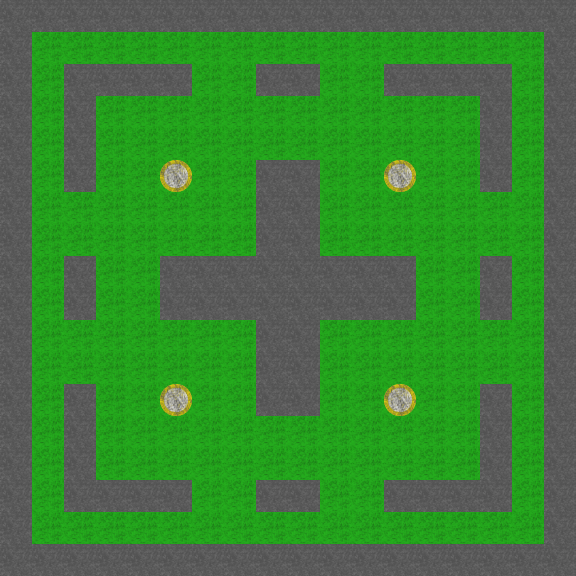

The image is a tile-based game level rendered from a .tmx file. Its description and complete source (layers, tilesets, objects, tile grids) follow:
An orthogonal 18x18 tile map with 32x32 px tiles, 1 tile layer (map).

<map version="1.0" orientation="orthogonal" renderorder="right-down" width="18" height="18" tilewidth="32" tileheight="32" nextobjectid="1">
 <tileset firstgid="1" name="Tileset" tilewidth="32" tileheight="32" tilecount="64" columns="8">
  <image source="tilesetExample.png" width="256" height="256" />
  <tile id="0">
   <properties>
    <property name="isCollision" type="bool" value="false" />
    <property name="isSpawn" type="bool" value="true" />
   </properties>
  </tile>
  <tile id="1">
   <properties>
    <property name="isCollision" type="bool" value="true" />
    <property name="isSpawn" type="bool" value="false" />
   </properties>
  </tile>
  <tile id="2">
   <properties>
    <property name="isCollision" type="bool" value="false" />
    <property name="isSpawn" type="bool" value="false" />
   </properties>
  </tile>
 </tileset>
 <layer name="map" width="18" height="18">
  <data encoding="csv">
2,2,2,2,2,2,2,2,2,2,2,2,2,2,2,2,2,2,
2,3,3,3,3,3,3,3,3,3,3,3,3,3,3,3,3,2,
2,3,2,2,2,2,3,3,2,2,3,3,2,2,2,2,3,2,
2,3,2,3,3,3,3,3,3,3,3,3,3,3,3,2,3,2,
2,3,2,3,3,3,3,3,3,3,3,3,3,3,3,2,3,2,
2,3,2,3,3,1,3,3,2,2,3,3,1,3,3,2,3,2,
2,3,3,3,3,3,3,3,2,2,3,3,3,3,3,3,3,2,
2,3,3,3,3,3,3,3,2,2,3,3,3,3,3,3,3,2,
2,3,2,3,3,2,2,2,2,2,2,2,2,3,3,2,3,2,
2,3,2,3,3,2,2,2,2,2,2,2,2,3,3,2,3,2,
2,3,3,3,3,3,3,3,2,2,3,3,3,3,3,3,3,2,
2,3,3,3,3,3,3,3,2,2,3,3,3,3,3,3,3,2,
2,3,2,3,3,1,3,3,2,2,3,3,1,3,3,2,3,2,
2,3,2,3,3,3,3,3,3,3,3,3,3,3,3,2,3,2,
2,3,2,3,3,3,3,3,3,3,3,3,3,3,3,2,3,2,
2,3,2,2,2,2,3,3,2,2,3,3,2,2,2,2,3,2,
2,3,3,3,3,3,3,3,3,3,3,3,3,3,3,3,3,2,
2,2,2,2,2,2,2,2,2,2,2,2,2,2,2,2,2,2
</data>
 </layer>
</map>